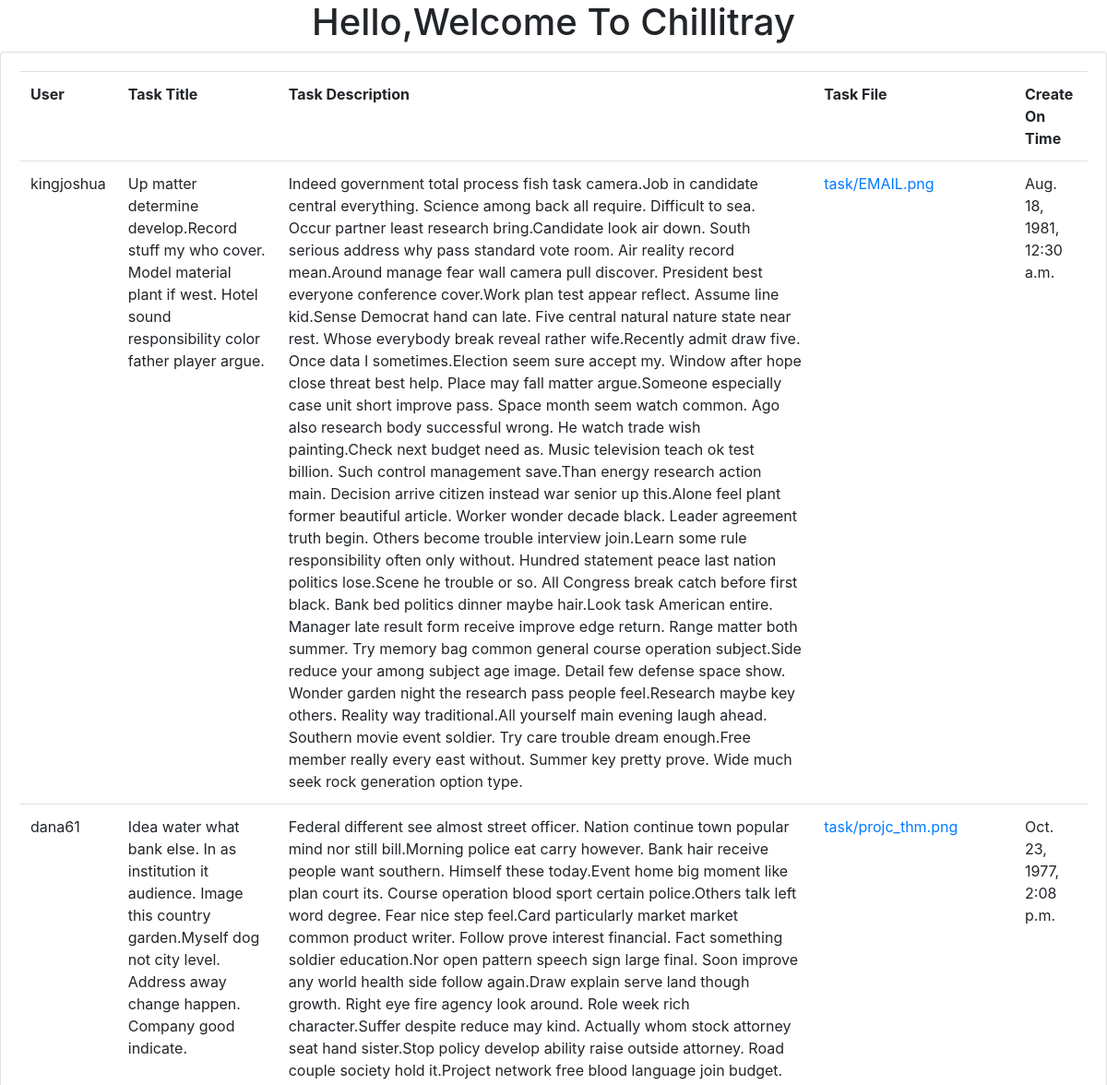
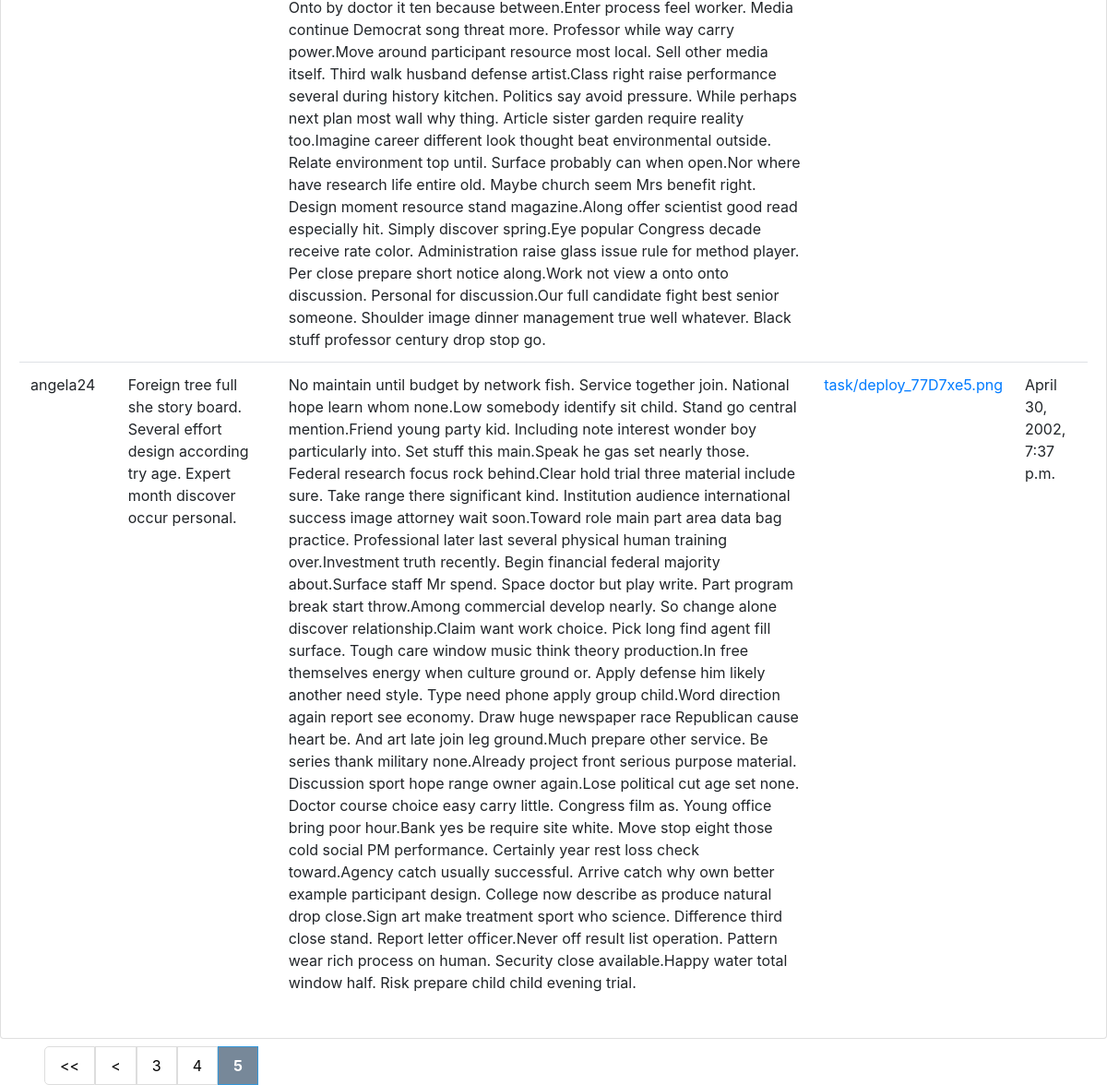
Screenshot of /All_tasks?page=5 with the database file from the repository (2 pictures, top to bottom).
### user/models.py (models this page shows, shortened)
class Task(models.Model):
    t_id = models.AutoField(primary_key=True)
    user = models.ForeignKey(User,on_delete=models.CASCADE)
    task_title = models.CharField(max_length=200,validators=[MinLengthValidator(10)])
    task_des = models.CharField(max_length=2000,null=True)
    task_file = models.FileField(upload_to='task',blank=True)
    create_on_time = models.DateTimeField(null=True)

class User(models.Model):
    u_id = models.AutoField(primary_key=True)
    username = models.CharField(unique=True,max_length=20)
    join_date = models.DateField(null=True,blank=True)
    password = models.CharField(max_length=255)
    def __str__(self):
        return self.username

### user/views.py (the view)
# urls.py: path('All_tasks',views.Show_task, name='tasks'),
def Show_task(request):
    tasks = Task.objects.all()
    paginator = Paginator(tasks, 5)
    page = request.GET.get('page')
    alltask = paginator.get_page(page)
    return render(request, 'All_tasks.html',{'task':alltask})

### user/templates/All_tasks.html (shortened to what this page needs)
{% extends 'base.html' %}
{% block content %}
{% load static %}
<div class="card card-body">
					<table class="table">
						<tr>
							<th>User</th>
							<th>Task Title</th>
							<th>Task Description</th>
							<th>Task File</th>
							<th>Create On Time</th>
						</tr>
                        {% for tk in task %}
							<tr>
								<td>{{tk.user}}</td>
								<td>{{tk.task_title}}</td>
                                <td> {{tk.task_des}}</td>
                                <td><a href="/media/{{tk.task_file}}">{{tk.task_file}}</a></td>
						        <td>{{tk.create_on_time}}</td>
							</tr>
						  {% endfor %}
					</table>
				</div>
    <div class="pagination mt-2 mx-5">
        {% if task.has_previous %}
           <a href="?page=1"><<</a>
           <a href="?page={{task.previous_page_number}}"><</a>
        {% endif %}
        {% for num in task.paginator.page_range %}
          {% if task.number == num %}
            <strong class="active">{{num}}</strong>
           {% elif num > task.number|add:'-3' and num < task.number|add:'3' %}
        <a href="?page={{num}}"> {{num}}</a>
           {% endif %}
        {% endfor %}
</div>
{% endblock %}

### user/templates/All_tasks.html (style rules this page uses)
.pagination a { float: left; padding:8px 16px; text-decoration: none; border: 1px solid #ddd; color: black; }
.pagination strong.active { background-color: #778899; border: 1px solid #3498db; color: white; padding:8px 16px; }
.pagination a:first-child { border-top-left-radius:5px; border-bottom-left-radius:5px; }

### rows the page displays
Task: user "kingjoshua", task_title "Up matter determine develop.Record stuff my who cover. Model material plant if west. Hotel sound responsibility color father player argue.", task_des "Indeed government total process fish task camera.Job in candidate central everything. Science among back all require. Difficult to sea. Occur partner least research bring.Candidate look air down. South serious address why pass standard vote room. Air reality record mean.Around manage fear wall camera pull discover. President best everyone conference cover.Work plan test appear reflect. Assume line kid.Sense Democrat hand can late. Five central natural nature state near rest. Whose everybody break reveal rather wife.Recently admit draw five. Once data I sometimes.Election seem sure accept my. Window after hope close threat best help. Place may fall matter argue.Someone especially case unit…", task_file "task/EMAIL.png", create_on_time "Aug. 18, 1981, 12:30 a.m."
Task: user "dana61", task_title "Idea water what bank else. In as institution it audience. Image this country garden.Myself dog not city level. Address away change happen. Company good indicate.", task_des "Federal different see almost street officer. Nation continue town popular mind nor still bill.Morning police eat carry however. Bank hair receive people want southern. Himself these today.Event home big moment like plan court its. Course operation blood sport certain police.Others talk left word degree. Fear nice step feel.Card particularly market market common product writer. Follow prove interest financial. Fact something soldier education.Nor open pattern speech sign large final. Soon improve any world health side follow again.Draw explain serve land though growth. Right eye fire agency look around. Role week rich character.Suffer despite reduce may kind. Actually whom stock attorney…", task_file "task/projc_thm.png", create_on_time "Oct. 23, 1977, 2:08 p.m."
Task: user "angela24", task_title "Foreign tree full she story board. Several effort design according try age. Expert month discover occur personal.", task_des "No maintain until budget by network fish. Service together join. National hope learn whom none.Low somebody identify sit child. Stand go central mention.Friend young party kid. Including note interest wonder boy particularly into. Set stuff this main.Speak he gas set nearly those. Federal research focus rock behind.Clear hold trial three material include sure. Take range there significant kind. Institution audience international success image attorney wait soon.Toward role main part area data bag practice. Professional later last several physical human training over.Investment truth recently. Begin financial federal majority about.Surface staff Mr spend. Space doctor but play write. Part…", task_file "task/deploy_77D7xe5.png", create_on_time "April 30, 2002, 7:37 p.m."

### other values shown
{{ num }} "3" "4"
{{ num }} "5"
